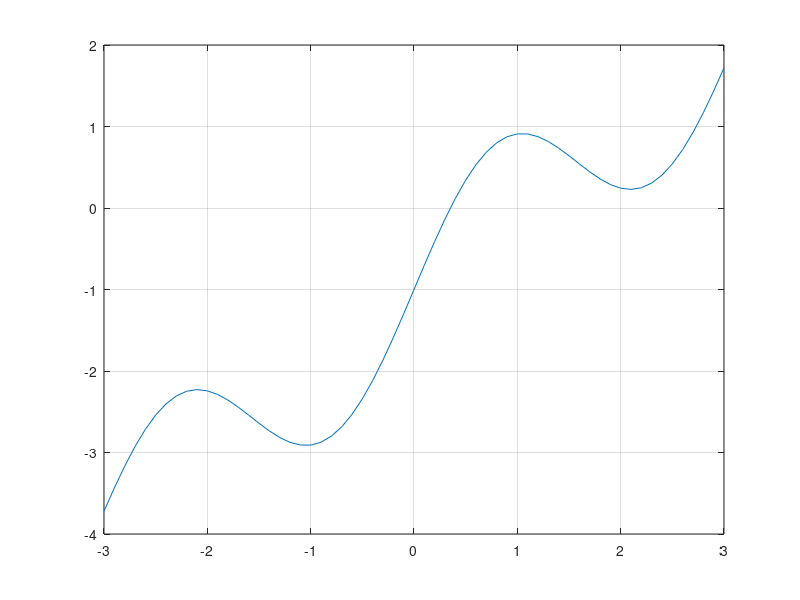

Reproduce this figure in MATLAB. (Note: this script raises an error after producing the figure.)
f = @(x)sin(2*x)-1+x;
x=[-3:0.1:3];
plot(x,f(x))
grid on

[zero,res,niter]=bisection(f,-1,1,1e-8,1000)

% execute publish command from command window, not in this script